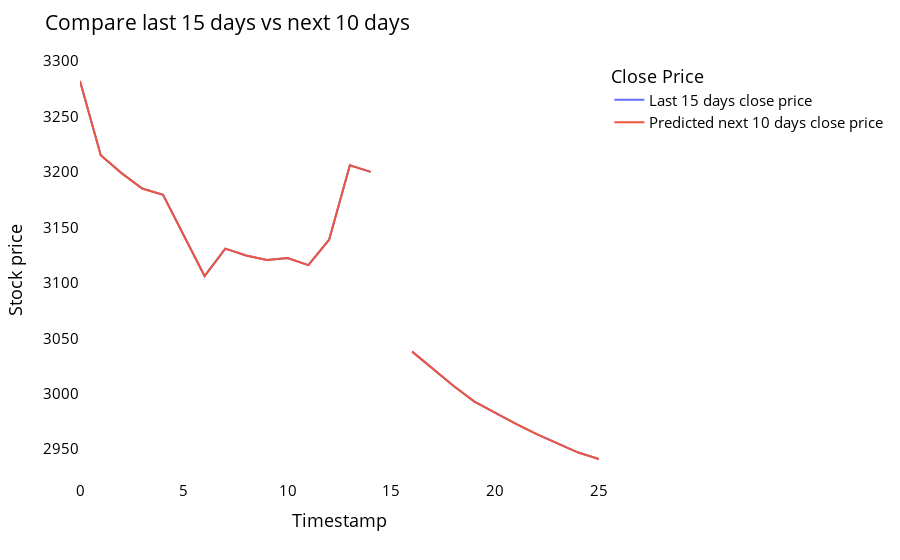

Here is the notebook cell this chart was saved with:
### Code cell
temp_mat = np.empty((len(last_days)+pred_days+1,1))
temp_mat[:] = np.nan
temp_mat = temp_mat.reshape(1,-1).tolist()[0]

last_original_days_value = temp_mat
next_predicted_days_value = temp_mat

last_original_days_value[0:time_step+1] = scaler.inverse_transform(closedf[len(closedf)-time_step:]).reshape(1,-1).tolist()[0]
next_predicted_days_value[time_step+1:] = scaler.inverse_transform(np.array(lst_output).reshape(-1,1)).reshape(1,-1).tolist()[0]

new_pred_plot = pd.DataFrame({
    'last_original_days_value':last_original_days_value,
    'next_predicted_days_value':next_predicted_days_value
})

names = cycle(['Last 15 days close price','Predicted next 10 days close price'])

fig = px.line(new_pred_plot,x=new_pred_plot.index, y=[new_pred_plot['last_original_days_value'],
                                                      new_pred_plot['next_predicted_days_value']],
              labels={'value': 'Stock price','index': 'Timestamp'})
fig.update_layout(title_text='Compare last 15 days vs next 10 days',
                  plot_bgcolor='white', font_size=15, font_color='black',legend_title_text='Close Price')
fig.for_each_trace(lambda t:  t.update(name = next(names)))
fig.update_xaxes(showgrid=False)
fig.update_yaxes(showgrid=False)
fig.show()

### Figure 1 — Plotly figure (JSON) as saved in the notebook; plotly's stock layout.template omitted (floating-point values rounded to 4 significant figures)
{"data": [{"hovertemplate": "variable=last_original_days_value<br>Timestamp=%{x}<br>Stock price=%{y}<extra></extra>", "legendgroup": "last_original_days_value", "line": {"color": "#636efa", "dash": "solid"}, "marker": {"symbol": "circle"}, "mode": "lines", "name": "Last 15 days close price", "orientation": "v", "showlegend": true, "type": "scatter", "x": [0, 1, 2, 3, 4, 5, 6, 7, 8, 9, 10, 11, 12, 13, 14, 15, 16, 17, 18, 19, 20, 21, 22, 23, 24, 25], "xaxis": "x", "y": [3282.0, 3215.0, 3199.0, 3185, 3179.0, 3143.0, 3106.0, 3131.0, 3125.0, 3120.0, 3122.0, 3116.0, 3139.0, 3206.0, 3200, null, 3038.0, 3023.0, 3007.0, 2993.0, 2982.0, 2973.0, 2964.0, 2955.0, 2947.0, 2941.0], "yaxis": "y"}, {"hovertemplate": "variable=next_predicted_days_value<br>Timestamp=%{x}<br>Stock price=%{y}<extra></extra>", "legendgroup": "next_predicted_days_value", "line": {"color": "#EF553B", "dash": "solid"}, "marker": {"symbol": "circle"}, "mode": "lines", "name": "Predicted next 10 days close price", "orientation": "v", "showlegend": true, "type": "scatter", "x": [0, 1, 2, 3, 4, 5, 6, 7, 8, 9, 10, 11, 12, 13, 14, 15, 16, 17, 18, 19, 20, 21, 22, 23, 24, 25], "xaxis": "x", "y": [3282.0, 3215.0, 3199.0, 3185, 3179.0, 3143.0, 3106.0, 3131.0, 3125.0, 3120.0, 3122.0, 3116.0, 3139.0, 3206.0, 3200, null, 3038.0, 3023.0, 3007.0, 2993.0, 2982.0, 2973.0, 2964.0, 2955.0, 2947.0, 2941.0], "yaxis": "y"}], "layout": {"font": {"color": "black", "size": 15}, "legend": {"title": {"text": "Close Price"}, "tracegroupgap": 0}, "margin": {"t": 60}, "plot_bgcolor": "white", "title": {"text": "Compare last 15 days vs next 10 days"}, "xaxis": {"anchor": "y", "domain": [0, 1], "showgrid": false, "title": {"text": "Timestamp"}}, "yaxis": {"anchor": "x", "domain": [0, 1], "showgrid": false, "title": {"text": "Stock price"}}}}
